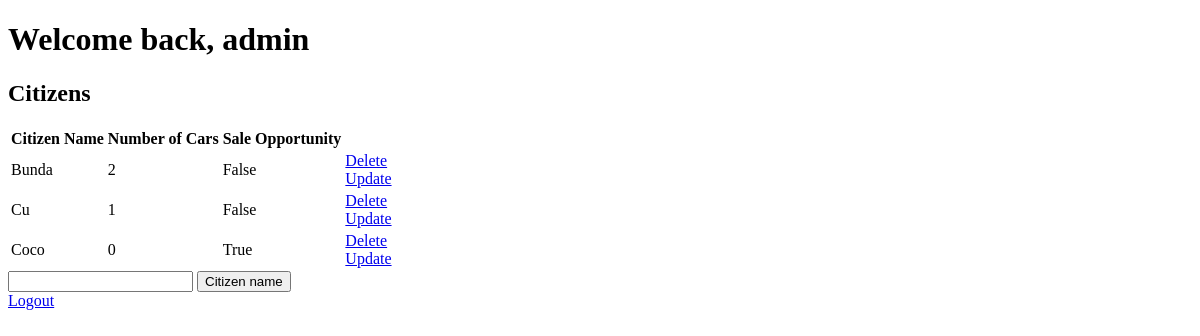
The page / (signed in) on the database as committed earlier.
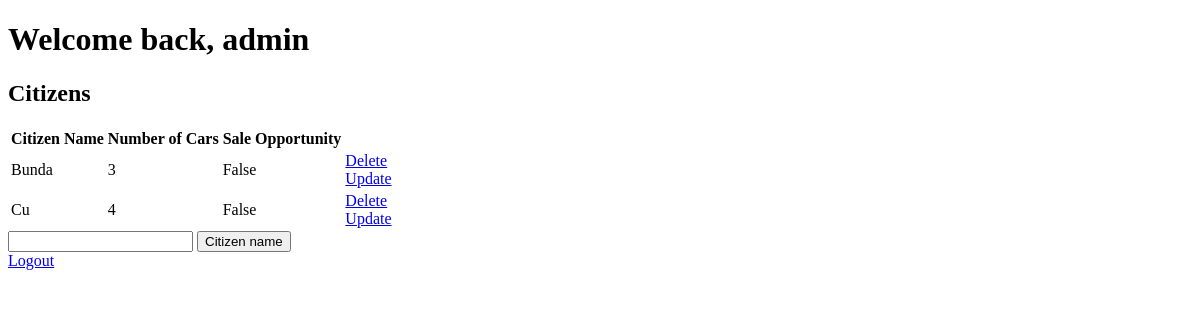
The same page on the database as committed later.
### app/models.py (models this page shows, shortened)
class Citizen(db.Model):
    id = db.Column(db.Integer, primary_key=True)
    name = db.Column(db.String(128), nullable=False)
    sale_opportunity = db.Column(db.Boolean, unique=False, default=True)
    cars = db.relationship('Car', backref='citizen', lazy='dynamic')

### app/app.py (the view)
@app.route('/', methods=['POST', 'GET'])
def index():
    if 'user' in session:
        user = session['user']
        if request.method == 'POST':
            form_content = request.form['content']
            new_citizen = Citizen(name=form_content, sale_op=True)
            try:
                db.session.add(new_citizen)
                db.session.commit()
                return redirect('/')
            except:
                return 'There was an error'
        else:
            citizens = Citizen.query.order_by(Citizen.id).all()
            car_citizen = db.session.query(Citizen.name, db.func.count(Car.citizen_id)) \
                .outerjoin(Car, Citizen.id == Car.citizen_id).group_by(Citizen.name).all()
            car_citizen = dict(car_citizen)
            return render_template('index.html', citizens=citizens, user=user,
                                    car_citizen=car_citizen)
    else:
        return redirect(url_for('login'))

### app/templates/index.html (shortened to what this page needs)
{% extends 'base.html' %}
{% block body %}
<div class="content">
  <h1>Welcome back, {{ user }}</h1>
  <h2>Citizens</h2>
  {% if citizens|length < 1%}
  <h3>No citizens yet. Create one below.</h3>
  {% else %}
  <table>
    <tr>
      <th>Citizen Name</th>
      <th>Number of Cars</th>
      <th>Sale Opportunity</th>
    </tr>
      {% for citizen in citizens %}
      <tr>
        <td>{{ citizen.name }}</td>
        <td>{{ car_citizen[citizen.name] }}</td>
        <td>{{ citizen.sale_opportunity }}</td>
        <td>
          <a href="/delete/{{ citizen.id }}">Delete</a>
          <br>
          <a href="/update/{{ citizen.id }}">Update</a>
        </td>
      </tr>
      {% endfor %}
  </table>
  {% endif %}
  <form action="/" method="POST">
    <input type="text" name="content" id="content">
    <input type="submit" value="Citizen name">
  </form>
</div>
<div>
  <a href="{{ url_for('logout') }}">Logout</a>
</div>
{% endblock %}

### app/templates/base.html (shortened to what this page needs)
<!DOCTYPE html>
<html lang="en">
<head>
</head>
<body>
    {% block body %}{% endblock %}
</body>
</html>

Rows that differ between the two databases and show on the page:
removed Citizen: name "Coco", name "0", sale_opportunity "True"
computed for Citizen "Bunda": name "2" → "3"
computed for Citizen "Cu": name "1" → "4"
